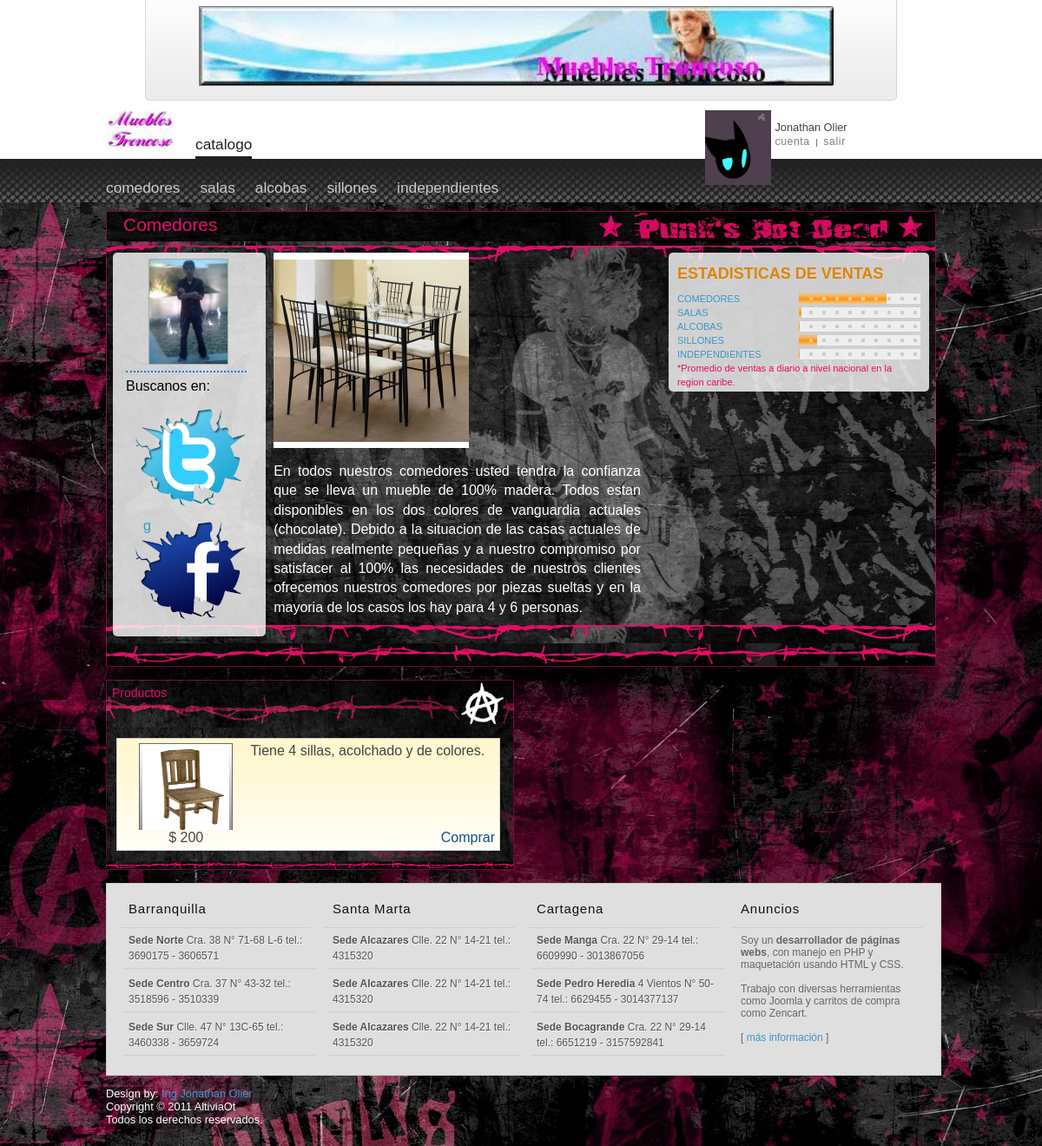
The app's page /productos.php?seccion=1 (signed in) with its own data.
### tables this page shows
CREATE TABLE IF NOT EXISTS `usuarios` (
  `id` int(11) NOT NULL AUTO_INCREMENT,
  `user` varchar(10) NOT NULL,
  `pass` varchar(40) NOT NULL,
  `pass_b` varchar(20) NOT NULL,
  `imaurl` varchar(50) NOT NULL DEFAULT 'jpg/perfiles/dp64.gif',
  `photo` blob NOT NULL,
  `priv` tinyint(1) NOT NULL DEFAULT '0' COMMENT '0:usuario,1:administrador',
  `est` tinyint(1) NOT NULL DEFAULT '1' COMMENT '1:activo,0:inactivo',
  PRIMARY KEY (`id`),
  UNIQUE KEY `user` (`user`),
  UNIQUE KEY `imaurl` (`imaurl`)
);

CREATE TABLE IF NOT EXISTS `secciones` (
  `id` int(11) NOT NULL AUTO_INCREMENT,
  `nombre` varchar(15) NOT NULL,
  `desp` varchar(800) NOT NULL COMMENT 'descripciones',
  `imaurl` varchar(100) NOT NULL COMMENT 'url de la imagen',
  `link` varchar(30) NOT NULL,
  PRIMARY KEY (`id`)
);

CREATE TABLE IF NOT EXISTS `productos` (
  `id` int(11) NOT NULL AUTO_INCREMENT,
  `id_tipo` int(11) NOT NULL,
  `nombre` varchar(20) NOT NULL,
  `descripcion` varchar(100) NOT NULL,
  `precio` int(20) NOT NULL,
  `imaurl` varchar(100) NOT NULL,
  PRIMARY KEY (`id`),
  UNIQUE KEY `urlimagen` (`imaurl`),
  UNIQUE KEY `nombre` (`nombre`)
);

### php/consultar.php (called while the page is built, shortened)
<?php
	$result =  @mysql_query($sql, $_SESSION['link']);
?>

### productos.php (the view, shortened to what this page needs)
<html xmlns="http://www.w3.org/1999/xhtml">
<head>
<?php
	if(isset($_REQUEST['seccion'])){
		$sql = 'SELECT `nombre`, `desp`,`imaurl` FROM `secciones` WHERE `id`='.$_REQUEST['seccion'].' LIMIT 0, 30';
		include('php/consultar.php');
		if($row = @mysql_fetch_assoc($result)) {
			$nombre = $row['nombre'];
			$desp = $row['desp'];
			$imaurl = $row['imaurl'];
		}
	}
?>
<link rel="stylesheet" type="text/css" href="css/global.css">
<link rel="stylesheet" type="text/css" href="css/layout.css">
<link rel="stylesheet" type="text/css" href="css/glide.css" media="screen">
<link rel="stylesheet" type="text/css" href="css/skinned_profile.css">
</head><body>
<div id="PageLeader" class="pageContent">
<div id="PageLeaderAd">
<div class="pageLeaderAd"><img src="gif/3086428.gif" width="730" height="90"></div>
</div>
</div>
<div id="PageHeaderContainer">
<div id="PageHeader" class="pageContent">
<ul id="PageHeader-GlobalNav" class="inline-plain">
<li class="first logo"><a href="inicio.php"><img src="jpg/especial_2.jpg" width="80" height="50"></a></li>
<?php
if ($_SESSION['priv']==0){
?>
<li class="selected"><a href="#">Catalogo</a>
<div class="sectionNav">
<ul class="sectionNav">
<li class="first"><a href="productos.php?seccion=1">Comedores</a></li>
<li class=""><a href="productos.php?seccion=2">Salas</a></li>
<li><a href="productos.php?seccion=3">Alcobas</a></li>
<li><a href="productos.php?seccion=4">Sillones</a></li>
<li><a href="productos.php?seccion=5">independientes</a></li>
</ul>
</div>
</li>
<?php
}
?>
</ul>
<div id="PageHeader-UserInfo"><a href="javascript:void(0);" id="PageHeader-Avatar"><img src="
<?php
	$sql='SELECT `imaurl` FROM `usuarios` WHERE `user`='.$_SESSION['user'].' LIMIT 0, 30';
	include('php/consultar.php');
	if($row = @mysql_fetch_assoc($result)) {
		echo $row["imaurl"];
	}
?>
" title="<?php echo $_SESSION['nom']; ?>" alt="<?php echo $_SESSION['nom']; ?>" style="height: 86px; width: 76px;"></a>
  <ul class="user-nav-top">
<li class="full-name"><?php echo $_SESSION['nom']; ?></li>
</ul>
<ul class="inline user-nav-bottom">
<li class="first"><a href="
<?php
if ($_SESSION['priv']==0){
?>
compras.php">cuenta
<?php
}
?>
</a></li>
<li><a href="php/salir.php">Salir</a></li>
</ul>
</div>
</div>
</div>
<div id="PageContentContainer">
<div id="PageContent" class="pageContent">
<div id="headerNameBg">
<div id="headerName">
<?php
	echo $nombre;
?>
</div>
</div>
<div id="p_center" class="bg_content">
<table valign="top" width="100%" cellpadding="0px" cellspacing="0px">
<tbody><tr>
<td colspan="2" valign="top">
<table valign="top" width="100%" cellpadding="0px" cellspacing="0px">
<tbody><tr>
<td>
<div class="section" id="user-details">
<div class="content window_content" style="position: relative;">
<table width="100%" cellpadding="0px" cellspacing="0px">
<tbody><tr>
<td class="about-column" id="about-left" valign="top">
<div id="Profile-TopLeft">
<div id="Profile-TopLeft-PhotoContainer">
<div class="subsection" id="Profile-TopLeft-Photo">
<div style="position: relative; overflow: visible;">
<a href="http://www.altiviaot.webs.com">
<img src="jpg/jom.jpg" border="0" height="120">
</a>
<br>
</div>
</div>
<div class="subsection" id="Profile-TopLeft-UserNav">
<div style="position: relative; overflow: visible; border-top: 2px dotted rgb(0, 124, 211); padding-top: 5px;">
<span class="userNav-Meta"><font color="black">Buscanos en:</span>
<a href="http://twitter.com/" id="avatarPromoButton2">
<span>
</span>
</a>
<a href="http://www.facebook.com" id="avatarPromoButton3">
<span>g
</span>
</a>
</div>
</div>
</div>
</div>
</td>
<td class="about-column" id="about-center" valign="top">
<div class="xabout-column" id="xabout-center">
<img src="
<?php
	echo $imaurl;
?>
" width="225" height="225" alt="">
<p style="color: #FFF; text-align:justify;">
<?php
	echo $desp;
?>
</p>
</div>
<div id="profileAvatarContainer" style="position: absolute; top: 169px;">
<div id="avatarPromo" class="avPromo" style="position: relative; width: 447px; height: 274px;">
</div>
</div>
</div>
</td>
<td class="about-column" id="about-right" valign="top">
<div class="xabout-column" id="xabout-right">
<div class="subsection" id="vanity-bars" style="margin-bottom: 0px ! important; margin-left: 20px; width: 280px; padding-right: 18px ! important;">
<div class="vanity-title" style="padding: 10px 0px 5px; margin-bottom: 5px;">
<span style="color: rgb(222, 133, 0); font-size: 18px; font-weight: bold;">ESTADISTICAS DE VENTAS</span>
</div>
<div class="vanity-bar" align="right">
<div style="width: 140px; height: 12px; overflow: hidden; background: url(&quot;gif/profile_graybar.gif&quot;) repeat scroll 0% 0% transparent;">
<div style="float: left; overflow: visible; background: url(&quot;gif/profile_orangebar.gif&quot;) repeat scroll 0% 0% transparent; width:
<?php
	$var='comedores';
	include('php/estadisticas.php');
?>
px;">&nbsp;
</div>
</div>
</div>
<div class="vanity-title">
<a href=" ">COMEDORES</a>
</div>
<div class="vanity-bar" align="right">
<div style="width: 140px; height: 12px; overflow: hidden; background: url(&quot;gif/profile_graybar.gif&quot;) repeat scroll 0% 0% transparent;">
<div style="float: left; background: url(&quot;gif/profile_orangebar.gif&quot;) repeat scroll 0% 0% transparent; width:
<?php
	$var='salas';
	include('php/estadisticas.php');
?>
px;">&nbsp;</div>
</div>
</div>
<div class="vanity-title">
<a href=" ">SALAS</a>
</div>
<div class="vanity-bar" align="right">
<div style="width: 140px; height: 12px; overflow: hidden; background: url(&quot;gif/profile_graybar.gif&quot;) repeat scroll 0% 0% transparent;">
<?php
	$var='alcobas';
	include('php/estadisticas.php');
?>
</div>
</div>
<div class="vanity-title">
<a href="">ALCOBAS</a>
</div>
<div class="vanity-bar" align="right">
<div style="width: 140px; height: 12px; overflow: hidden; background: url(&quot;gif/profile_graybar.gif&quot;) repeat scroll 0% 0% transparent;">
<div style="float: left; background: url(&quot;gif/profile_orangebar.gif&quot;) repeat scroll 0% 0% transparent; width:
<?php
	$var='sillones';
	include('php/estadisticas.php');
?>
px;">&nbsp;</div>
</div>
</div>
<div class="vanity-title">
<a href=" ">SILLONES</a>
</div>
<div class="vanity-bar" align="right">
<div style="width: 140px; height: 12px; overflow: hidden; background: url(&quot;gif/profile_graybar.gif&quot;) repeat scroll 0% 0% transparent;">
<?php
	$var='indep';
	include('php/estadisticas.php');
?>
</div>
</div>
<div class="vanity-title">
<a href=" ">INDEPENDIENTES</a>
</div>
<a href=" ">*Promedio de ventas a diario a nivel nacional en la region caribe.</a>
</div>
<br/><br/>
</td>
</tr>
</tbody></table>
</div>
<div class="footer">&nbsp;</div>
</div>
<div class="section-separator"></div>
<tr>
<td style="overflow: hidden;" valign="top" width="50%" align="left">
<table valign="top" cellpadding="0px" cellspacing="0px">
<tbody><tr>
<td valign="top" align="left">
<div class="content-column" id="content-left">
<div class="section" id="lifestyle">
<h1 class="bg_title box_profile_info_large_heading">Productos</h1>
<h2>
</h2>
<div class="content window_content">
<?php
	$sql = "SELECT `id`,`descripcion`,`precio`,`imaurl` FROM `productos` WHERE `id_tipo`= ".$_REQUEST['seccion']." LIMIT 0, 30 ";
	include('php/consultar.php');
	if (@mysql_num_rows($result) > 0) {
		while ($row = @mysql_fetch_assoc($result)) {
?>
			<div class="subsection">
			<table width="0%" cellpadding="0px" cellspacing="0px">
			<tbody><tr>
			<td>
			<div class="emptyProfileInfo">
				<table width="430" border="1">
 					 <tr>
   						 <th  width="145" scope="col">
    							<div class="albumWrapper" style="float: left; display: inline; padding: 0pt; width: 125px; margin-left: 20px; height: 100px;">
								<div class="album">
    									<?php
										echo '<img src="'.$row["imaurl"].'" width="100" border="0" height="100"></div>';
									?>
								</div>
							</div>
    						 <th scope="col" width="275" style="text-align:left;">
     							<?php
								echo $row["descripcion"];
							?>
     						</th>
  					</tr>
 					 <tr>
    						<th scope="row">
    							<?php
								echo '$ '.$row["precio"];
							?>
    						</th>
							<?php
								echo '<th scope="row" style="text-align:right"><a href="php/pedidos.php?prod='.$row["id"].'&seccion='.$_REQUEST['seccion'].'">Comprar</a></th>';
							?>
 					</tr>
				</table>
			</div>
			</td>
			</tr>
			</tbody></table>
			</div>
<?php
		}
	}
?>
<div class="footer">&nbsp;</div>
<div class="section-separator"></div>
<div id="wrapper">
<div id="PageSubFooterContainer">
<div class="bottomcover rounded">
<div id="bottom">
	<ul>
		<div class="botwid" style="height:50px; width:220px;"><h3 class="bothead">Barranquilla</h3>
			<ul class="list">
				<li><a href="javascript:void(0);" title=" "><b>Sede Norte</b> Cra. 38 N° 71-68 L-6 tel.: 3690175 - 3606571</a></li>
                <li><a href="javascript:void(0);" title=" "><b>Sede Centro</b> Cra. 37 N° 43-32 tel.: 3518596 - 3510339</a></li>
				<li><a href="javascript:void(0);" title=" "><b>Sede Sur</b> Clle. 47 N° 13C-65 tel.: 3460338 - 3659724</a></li>
			</ul>
		</div>
		<div class="botwid" style="height:50px; width:220px;"><h3 class="bothead">Santa Marta</h3>
			<ul class="list">
   				<li><a href="javascript:void(0);" title=" "><b>Sede Alcazares</b> Clle. 22 N° 14-21 tel.: 4315320</a></li>
                <li><a href="javascript:void(0);" title=" "><b>Sede Alcazares</b> Clle. 22 N° 14-21 tel.: 4315320</a></li>
				<li><a href="javascript:void(0);" title=" "><b>Sede Alcazares</b> Clle. 22 N° 14-21 tel.: 4315320</a></li>
			</ul>
		</div>
		<div class="botwid" style="height:50px; width:220px;"><h3 class="bothead">Cartagena</h3>
			<ul class="list">
				<li><a href="javascript:void(0);" title=" "><b>Sede Manga</b> Cra. 22 N° 29-14 tel.: 6609990 - 3013867056</a></li>
                <li><a href="javascript:void(0);" title=" "><b>Sede Pedro Heredia</b> 4 Vientos N° 50-74 tel.: 6629455 - 3014377137</a></li>
				<li><a href="javascript:void(0);" title=" "><b>Sede Bocagrande</b> Cra. 22 N° 29-14 tel.: 6651219 - 3157592841</a></li>
			</ul>
		</div>
		<div class="botwid" style="height:200px; width:220px;"><h3 class="bothead">Anuncios</h3>
			<div class="textwidget">
				<p>Soy un <b>desarrollador de páginas webs</b>, con manejo en PHP y maquetación usando HTML y CSS.</p>
    				<p>Trabajo con diversas herramientas como Joomla y carritos de compra como Zencart.</p>
				<p>[ <a href="http://www.AltiviaOT.webs.com/">más información </a> ]</p>
			</div>
		</div>
	</ul>
</div>
</div>
</div>
</div>
<div id="footer" class="rounded">
<div class="fleft" style="color:#FFF;">
<p>Design by: <a href="http://www.altiviaot.webs.com/">Ing Jonathan Olier</a><br>Copyright © 2011 AltiviaOt<br>Todos los derechos reservados.</br></p>
</div>
</div>
</body></html>

### php/estadisticas.php (shortened to what this page needs)
<?php
	$sql="SELECT cant FROM `est_ventas` WHERE nombre='".$var."' LIMIT 0, 30";
	include('consultar.php');
	if($row = @mysql_fetch_assoc($result)) {
		echo $row['cant'];
	}
?>

### css/global.css (style rules this page uses)
div,span,img,a,p,h1,h2,h3,h4,h5,h6,dd,dt,dl,ul,li,table,tr,th,td,col,row,fieldset,form,address { border:0 none;margin:0;padding:0; }
h1,h2,h3,h4,h5,h6,dd,dt,th,td,address { font-weight:normal; }
table { border-collapse:collapse;border-spacing:0;empty-cells:show; }
th,td { vertical-align:top; }
html,body,form { margin:0;padding:0;font-family:helvetica,"Trebuchet MS","Lucida Sans",Arial,Verdana,Tahoma,sans-serif; }
p { margin:1em 0; }
h1,h2,h3 { line-height:1.2em;font-family:"Trebuchet MS","Lucida Sans",Arial,Verdana,Tahoma,sans-serif; }
h2 { font-size:150%;letter-spacing:.1ex; }
h3 { font-size:120%;letter-spacing:.1ex; }
a:link { color:#3996cc;text-decoration:none; }
p a:link { color:#3996cc;text-decoration:none; }
img.disabled, { opacity:.5; }

### css/layout.css (style rules this page uses)
body { background:#fff;color:#434343;font-size:80%;min-width:976px;position:relative; }
div.pageContent { margin:0 auto;padding:0 10px;position:relative;width:956px; }
div#PageLeaderAd { background:url(jpg/header_ad_background.jpg) no-repeat;height:123px;left:50%;margin-left:-433px;position:relative;width:866px; }
div.pageLeaderAd { border:1px solid #7a7a7a; height:90px; left:429px; margin-left:-367px; position:absolute; top:7px; width:728px; }
div#PageHeaderContainer { background:#212121 url(../png/ColorBar_Stars.png) repeat-x bottom center;margin-top:60px;z-index:3; }
div#PageHeader { font-family:"Trebuchet MS","Lucida Sans",Arial,Verdana,Tahoma,sans-serif;height:50px; }
div#PageHeader a:link,div#PageHeader a:visited { color:#7f7f7f;text-decoration:none; }
ul#PageHeader-GlobalNav { font-size:135%;position:absolute;left:10px;text-transform:lowercase;bottom:50px;vertical-align:bottom; }
ul#PageHeader-GlobalNav a { padding:0 0 5px;vertical-align:bottom; }
ul#PageHeader-GlobalNav li { line-height:1.25em;height:1.25em; }
ul#PageHeader-GlobalNav>li.selected>a { color:#212121; }
ul#PageHeader-GlobalNav li.logo a img { position:relative;top:0; }
ul#PageHeader-GlobalNav div.sectionNav,ul#PageHeader-GlobalNav:hover li.selected div.sectionNav { display:none; }
ul#PageHeader-GlobalNav li.selected div.sectionNav,ul#PageHeader-GlobalNav li:hover div.sectionNav,ul#PageHeader-GlobalNav:hover li.selected:hover div.sectionNav { display:block; }
ul#PageHeader-GlobalNav>li>a,ul#PageHeader-GlobalNav:hover>li.selected>a { padding-bottom:5px;border-bottom:none; }
ul#PageHeader-GlobalNav>li.selected>a,ul#PageHeader-GlobalNav>li:hover>a,ul#PageHeader-GlobalNav>li.selected:hover>a { padding-bottom:2px;border-bottom:3px solid #212121; }
ul#PageHeader-GlobalNav div.sectionNav { bottom:-50px;height:50px;left:0;position:absolute;width:775px; }
ul#PageHeader-GlobalNav ul.sectionNav { bottom:0;left:0;position:absolute; }
ul#PageHeader-GlobalNav ul.sectionNav li a:link,ul#PageHeader-GlobalNav ul.sectionNav li a:visited { color:#ccc; }
div#PageHeader-UserInfo { top:-44px;min-width:14.5em;position:absolute;right:10px; }
div#PageHeader-UserInfo ul.inline { font-size:95%;margin-top:1ex;text-transform:lowercase; }
a#PageHeader-Avatar { bottom:-38px; position:absolute; left:-80px; }
a#PageHeader-Avatar img { display:block; }
div#PageContent,div#TopPageContent,div#BottomContent { padding-top:10px;padding-bottom:10px; }
div#PageSubFooterContainer { background:#f1f1f1; }
ul.inline-plain { list-style:none none;margin:0;padding:0; }
ul.inline-plain li { background:none;display:inline;padding:0; }
ul.inline-plain li a { display:-moz-inline-box;display:inline-block;margin:0 1ex; }
ul.inline-plain li.first a { margin-left:0; }
ul.inline { line-height:.7em;list-style:none none;margin:0;padding:0; }
ul.inline li { background:none;border-left:1px solid #7a7a7a;float:left;letter-spacing:.1ex;margin:0 0 .5em .6em;overflow:visible;padding:0 0 0 .6em;white-space:nowrap; }
ul.inline li.first { border-left:none;margin-left:0;padding-left:0; }
ul.inline li a { position:relative;top:-0.1em; }

### records on screen
usuarios: imaurl (picture)
secciones: nombre "Comedores", imaurl (picture), desp "En todos nuestros comedores usted tendra la confianza que se lleva un mueble de 100% madera. Todos estan disponibles en los dos colores de vanguardia actuales (chocolate). Debido a la situacion de las casas actuales de medidas realmente pequeñas y a nuestro compromiso por satisfacer al 100% las necesidades de nuestros clientes ofrecemos nuestros comedores por piezas sueltas y en la mayoria de los casos los hay para 4 y 6 personas."
productos: imaurl (picture), descripcion "Tiene 4 sillas, acolchado y de colores.", precio "200"

### other values on screen
$_SESSION['nom'] "Jonathan Olier"
